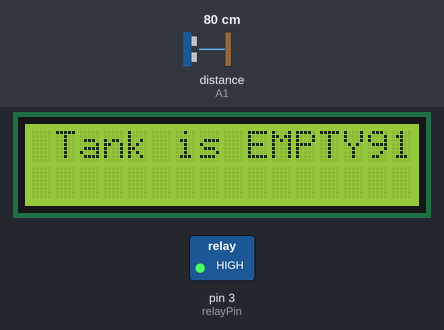
Bench run of a sketch on a simulated Arduino Uno, built with avr-gcc and run on an emulated ATmega328P. Parts: 16×2 character LCD, switched loads named in the sketch (green lamp = pin HIGH). Wiring (inferred from the names in the program): ultrasonic range finder: trigger A0; echo A1. The test bench sets the inputs (shaded band); at power-on: distance to the obstacle (sensor on A1) 80 cm. The echo pulse lasts 58.3 µs per cm; the modem accepts every AT command (registered, SIM ready, sends succeed) and sends nothing else; pins used as bus, display or sensor lines are not drawn; what the sketch prints to the serial monitor is not drawn.

Above: at 3.2 s.
3.3 s: distance to the obstacle (sensor on A1) set to 6 cm
At 7.7 s:
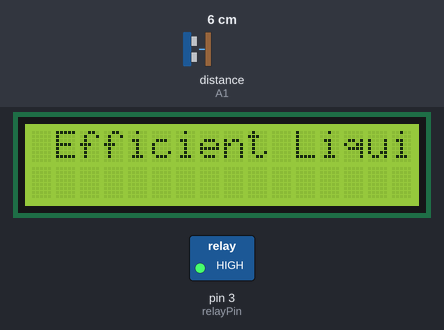
7.9 s: distance to the obstacle (sensor on A1) set to 3 cm
At 8.6 s:
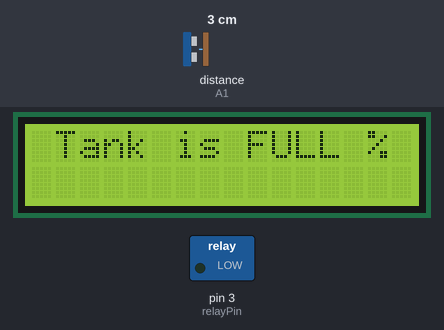
9.7 s: distance to the obstacle (sensor on A1) set to 9 cm
At 14.0 s:
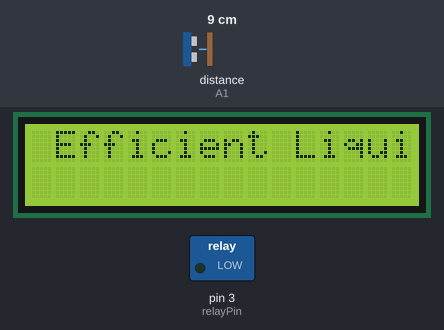
14.3 s: distance to the obstacle (sensor on A1) set to 2 cm
At 16.0 s:
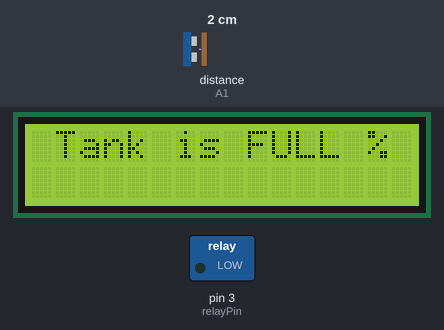
18.9 s: distance to the obstacle (sensor on A1) set to 18 cm
At 19.6 s:
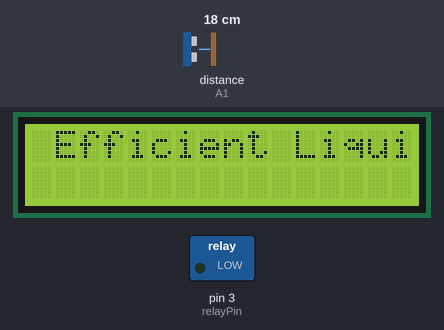
Timing chart, 0 to 21.9 s (numbered marks = the images above; inputs shaded):
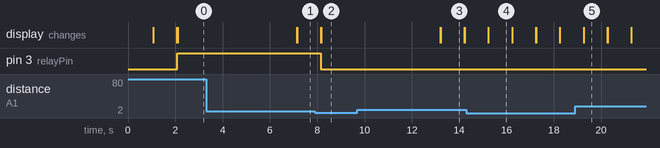

Measured:
- the behaviour switches between 5 and 4 cm on distance to the obstacle (sensor on A1) (found by bisection; images 1 and 2)
- after the input at 3.3 s, the display: first differs from a run without the input after 3.8 s (image 1)
- after the input at 7.9 s, pin 3 (relayPin): HIGH → LOW after 0.25 s; the display: first differs from a run without the input after 0.27 s (image 2)
- after the input at 9.7 s, the display: first differs from a run without the input after 3.5 s (image 3)
- after the input at 14.3 s, the display: first differs from a run without the input after 0.93 s (image 4)
- after the input at 18.9 s, the display: first differs from a run without the input after 0.37 s (image 5)
- what the display in image 3 shows lasts 1.0 s, from 13.2 s to 14.2 s

The sketch:

Water_Level_Controller.ino
```cpp
  #include <LiquidCrystal.h>
  #include <SoftwareSerial.h>

  //Ultrasonce Sensor Pinout
  #define trigger A0
  #define echo A1

  //Analog Sensor Pinout
  #define analogempty A2
  #define analogfull  A3

  //GSM Module Pinout
  #define SIM800_TX_PIN 5
  #define SIM800_RX_PIN 6


  //Relay Pinout
  #define relayPin 3

  //Setup a LcdConnection
  const int rs = 12, en = 11, d4 = 10, d5 = 9, d6 = 8, d7 = 7;
  LiquidCrystal lcd(rs, en, d4, d5, d6, d7);

  //Setup a GSM Connection
  SoftwareSerial serialSIM800(SIM800_TX_PIN, SIM800_RX_PIN);

  const float max_height = 20;//Tank Max Heighth

  float duration=0, distance=0, water_level=0, percentage=0;

  char text[25] = "Liquid Level Indicator";

  int emptyconfirm = 0;

  int fullconfirm = 0;

  void setup() {

    pinMode(trigger,OUTPUT);
    pinMode(echo,INPUT);

    pinMode(analogempty,INPUT);
    pinMode(analogfull,INPUT);
    pinMode(relayPin,OUTPUT);

    Serial.begin(9600);
    while(!Serial);

    //Being serial communication with Arduino and SIM800
    serialSIM800.begin(9600);
    	delay(1000);
    Serial.println("Setup Complete!");

    //Lcd Output
    lcd.begin(16,2);
       lcd.setCursor(0,0);
    lcd.print("   WELCOME TO   ");
       lcd.setCursor(1,0);
       lcd.autoscroll();
    for (int i = 0; i < 24; i++) {
      lcd.print(text[i]);
    }
      delay(1000);

    lcd.noAutoscroll();
    lcd.clear();
  }

  void loop() {
    lcd.setCursor(0,0);

    //Calculate Liquid depth
  	digitalWrite(trigger, LOW);
      	delayMicroseconds(2);
    	digitalWrite(trigger, HIGH);
     		delayMicroseconds(10);
    	digitalWrite(trigger, LOW);

    		duration = pulseIn(echo,HIGH);

    		distance = duration*0.034/2;

    		water_level = max_height - distance;

    		percentage = (water_level*100)/max_height;


    lcd.print(" Filled: ");//first row Output : Filled: 45.0%
    lcd.print(percentage);
    lcd.println("%");

    lcd.setCursor(1,0); //second row Output Conditional

    if(percentage <= 3.00)
    {
      Serial.print(percentage);
      lcd.print("Tank is EMPTY"); //Empty Output
      Serial.println("Tank is Empty");
      //moto On
      digitalWrite(relayPin,HIGH);
      //Send SMS
      EmptySmsAlert();
      emptyconfirm = 1;
    }

    else if(percentage > 3.00 && percentage <= 80.00)
    {
      Serial.print(percentage);
      lcd.print("Efficient Liquid"); //Avg Output
      Serial.println("Efficient Liquid");

    }

    else
    {
      Serial.print(percentage);
      lcd.print("Tank is FULL ");// full Output
      Serial.println("Tank is FULL ");
      //moto On
      digitalWrite(relayPin,LOW);
      //Send SMS
      FullSmsAlert();
      fullconfirm = 1;
    }

    delay(1000);

    lcd.clear();
  }


  void EmptySmsAlert(){
  if(emptyconfirm == 0){
    Serial.println("Sending SMS...");

    //Set SMS format to ASCII
    serialSIM800.write("AT+CMGF=1\r\n");
    delay(1000);

    //Send new SMS command and message number
    serialSIM800.write("AT+CMGS=\"01710534092\"\r\n");
    delay(1000);

    //Send SMS content
    serialSIM800.write("Container is EMPTY");
    delay(1000);

    //Send Ctrl+Z / ESC to denote SMS message is complete
    serialSIM800.write((char)26);
    delay(1000);

    Serial.println("SMS Sent!");
    fullconfirm = 0;
  }

  }

    void FullSmsAlert()
    {
      if(fullconfirm == 0){
    Serial.println("Sending SMS...");

    //Set SMS format to ASCII
    serialSIM800.write("AT+CMGF=1\r\n");
    delay(1000);

    //Send new SMS command and message number
    serialSIM800.write("AT+CMGS=\"01710534092\"\r\n");
    delay(1000);

    //Send SMS content
    serialSIM800.write("Container is FULL");
    delay(1000);

    //Send Ctrl+Z / ESC to denote SMS message is complete
    serialSIM800.write((char)26);
    delay(1000);

    Serial.println("SMS Sent!");
    emptyconfirm = 0;
      }
  }
```
